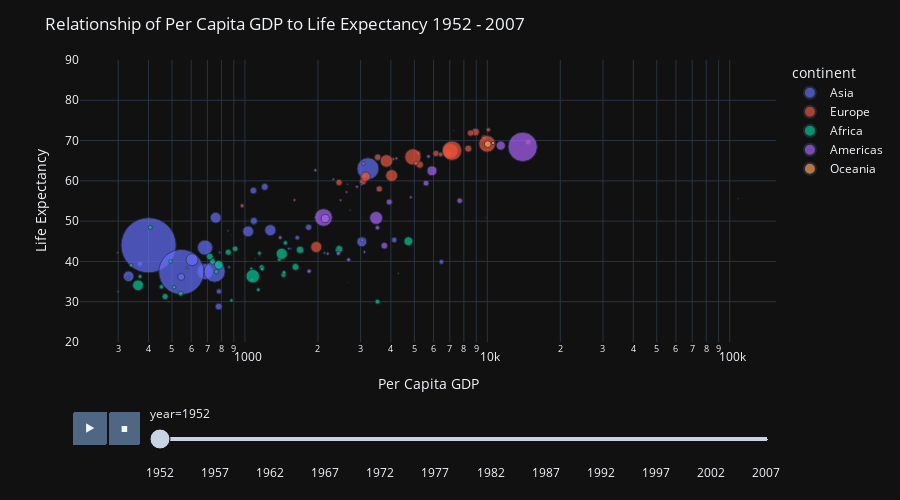

Write notebook code for a chart like this one.
### Code cell
fig = px.scatter(df,
                 x='gdpPercap',
                 y='lifeExp',
                 log_x=True,
                 color='continent',
                 size='pop',
                 size_max=60,
                 hover_name='country',
                 animation_frame='year',
                 labels = {'gdpPercap': 'Per Capita GDP', 'lifeExp': 'Life Expectancy' })

fig.update_layout(title='Relationship of Per Capita GDP to Life Expectancy 1952 - 2007',
                  height=500,
                  yaxis_range = [20, 90])

fig.show()

### Figure 1 — Plotly figure (JSON) as saved in the notebook; plotly's stock layout.template omitted (floating-point values rounded to 4 significant figures)
{"data": [{"hovertemplate": "<b>%{hovertext}</b><br><br>continent=Asia<br>year=1952<br>Per Capita GDP=%{x}<br>Life Expectancy=%{y}<br>pop=%{marker.size}<extra></extra>", "hovertext": ["Afghanistan", "Bahrain", "Bangladesh", "Cambodia", "China", "Hong Kong, China", "India", "Indonesia", "Iran", "Iraq", "Israel", "Japan", "Jordan", "Korea, Dem. Rep.", "Korea, Rep.", "Kuwait", "Lebanon", "Malaysia", "Mongolia", "Myanmar", "Nepal", "Oman", "Pakistan", "Philippines", "Saudi Arabia", "Singapore", "Sri Lanka", "Syria", "Taiwan", "Thailand", "Vietnam", "West Bank and Gaza", "Yemen, Rep."], "legendgroup": "Asia", "marker": {"color": "#636efa", "size": [8425333, 120447, 46886859, 4693836, 556263527, 2125900, 372000000, 82052000, 17272000, 5441766, 1620914, 86459025, 607914, 8865488, 20947571, 160000, 1439529, 6748378, 800663, 20092996, 9182536, 507833, 41346560, 22438691, 4005677, 1127000, 7982342, 3661549, 8550362, 21289402, 26246839, 1030585, 4963829], "sizemode": "area", "sizeref": 366300.0, "symbol": "circle"}, "mode": "markers", "name": "Asia", "orientation": "v", "showlegend": true, "x": [779.4, 9867.0, 684.2, 368.5, 400.4, 3054.0, 546.6, 749.7, 3035.0, 4130.0, 4087.0, 3217.0, 1547.0, 1088.0, 1031.0, 108400.0, 4835.0, 1831.0, 786.6, 331.0, 545.9, 1828.0, 684.6, 1273.0, 6460.0, 2315.0, 1084.0, 1643.0, 1207.0, 757.8, 605.1, 1516.0, 781.7], "xaxis": "x", "y": [28.8, 50.94, 37.48, 39.42, 44.0, 60.96, 37.37, 37.47, 44.87, 45.32, 65.39, 63.03, 43.16, 50.06, 47.45, 55.56, 55.93, 48.46, 42.24, 36.32, 36.16, 37.58, 43.44, 47.75, 39.88, 60.4, 57.59, 45.88, 58.5, 50.85, 40.41, 43.16, 32.55], "yaxis": "y", "type": "scatter"}, {"hovertemplate": "<b>%{hovertext}</b><br><br>continent=Europe<br>year=1952<br>Per Capita GDP=%{x}<br>Life Expectancy=%{y}<br>pop=%{marker.size}<extra></extra>", "hovertext": ["Albania", "Austria", "Belgium", "Bosnia and Herzegovina", "Bulgaria", "Croatia", "Czech Republic", "Denmark", "Finland", "France", "Germany", "Greece", "Hungary", "Iceland", "Ireland", "Italy", "Montenegro", "Netherlands", "Norway", "Poland", "Portugal", "Romania", "Serbia", "Slovak Republic", "Slovenia", "Spain", "Sweden", "Switzerland", "Turkey", "United Kingdom"], "legendgroup": "Europe", "marker": {"color": "#EF553B", "size": [1282697, 6927772, 8730405, 2791000, 7274900, 3882229, 9125183, 4334000, 4090500, 42459667, 69145952, 7733250, 9504000, 147962, 2952156, 47666000, 413834, 10381988, 3327728, 25730551, 8526050, 16630000, 6860147, 3558137, 1489518, 28549870, 7124673, 4815000, 22235677, 50430000], "sizemode": "area", "sizeref": 366300.0, "symbol": "circle"}, "mode": "markers", "name": "Europe", "orientation": "v", "showlegend": true, "x": [1601.0, 6137.0, 8343.0, 973.5, 2444.0, 3119.0, 6876.0, 9692.0, 6425.0, 7030.0, 7144.0, 3531.0, 5264.0, 7268.0, 5210.0, 4931.0, 2648.0, 8942.0, 10100.0, 4029.0, 3068.0, 3145.0, 3581.0, 5075.0, 4215.0, 3834.0, 8528.0, 14730.0, 1969.0, 9980.0], "xaxis": "x", "y": [55.23, 66.8, 68.0, 53.82, 59.6, 61.21, 66.87, 70.78, 66.55, 67.41, 67.5, 65.86, 64.03, 72.49, 66.91, 65.94, 59.16, 72.13, 72.67, 61.31, 59.82, 61.05, 58.0, 64.36, 65.57, 64.94, 71.86, 69.62, 43.59, 69.18], "yaxis": "y", "type": "scatter"}, {"hovertemplate": "<b>%{hovertext}</b><br><br>continent=Africa<br>year=1952<br>Per Capita GDP=%{x}<br>Life Expectancy=%{y}<br>pop=%{marker.size}<extra></extra>", "hovertext": ["Algeria", "Angola", "Benin", "Botswana", "Burkina Faso", "Burundi", "Cameroon", "Central African Republic", "Chad", "Comoros", "Congo, Dem. Rep.", "Congo, Rep.", "Cote d'Ivoire", "Djibouti", "Egypt", "Equatorial Guinea", "Eritrea", "Ethiopia", "Gabon", "Gambia", "Ghana", "Guinea", "Guinea-Bissau", "Kenya", "Lesotho", "Liberia", "Libya", "Madagascar", "Malawi", "Mali", "Mauritania", "Mauritius", "Morocco", "Mozambique", "Namibia", "Niger", "Nigeria", "Reunion", "Rwanda", "Sao Tome and Principe", "Senegal", "Sierra Leone", "Somalia", "South Africa", "Sudan", "Swaziland", "Tanzania", "Togo", "Tunisia", "Uganda", "Zambia", "Zimbabwe"], "legendgroup": "Africa", "marker": {"color": "#00cc96", "size": [9279525, 4232095, 1738315, 442308, 4469979, 2445618, 5009067, 1291695, 2682462, 153936, 14100005, 854885, 2977019, 63149, 22223309, 216964, 1438760, 20860941, 420702, 284320, 5581001, 2664249, 580653, 6464046, 748747, 863308, 1019729, 4762912, 2917802, 3838168, 1022556, 516556, 9939217, 6446316, 485831, 3379468, 33119096, 257700, 2534927, 60011, 2755589, 2143249, 2526994, 14264935, 8504667, 290243, 8322925, 1219113, 3647735, 5824797, 2672000, 3080907], "sizemode": "area", "sizeref": 366300.0, "symbol": "circle"}, "mode": "markers", "name": "Africa", "orientation": "v", "showlegend": true, "x": [2449.0, 3521.0, 1063.0, 851.2, 543.3, 339.3, 1173.0, 1071.0, 1179.0, 1103.0, 780.5, 2126.0, 1389.0, 2670.0, 1419.0, 375.6, 328.9, 362.1, 4293.0, 485.2, 911.3, 510.2, 299.9, 853.5, 298.8, 575.6, 2388.0, 1443.0, 369.2, 452.3, 743.1, 1968.0, 1688.0, 468.5, 2424.0, 761.9, 1077.0, 2719.0, 493.3, 879.6, 1450.0, 879.8, 1136.0, 4725.0, 1616.0, 1148.0, 716.7, 859.8, 1468.0, 734.8, 1147.0, 406.9], "xaxis": "x", "y": [43.08, 30.02, 38.22, 47.62, 31.98, 39.03, 38.52, 35.46, 38.09, 40.72, 39.14, 42.11, 40.48, 34.81, 41.89, 34.48, 35.93, 34.08, 37.0, 30.0, 43.15, 33.61, 32.5, 42.27, 42.14, 38.48, 42.72, 36.68, 36.26, 33.69, 40.54, 50.99, 42.87, 31.29, 41.73, 37.44, 36.32, 52.72, 40.0, 46.47, 37.28, 30.33, 32.98, 45.01, 38.63, 41.41, 41.22, 38.6, 44.6, 39.98, 42.04, 48.45], "yaxis": "y", "type": "scatter"}, {"hovertemplate": "<b>%{hovertext}</b><br><br>continent=Americas<br>year=1952<br>Per Capita GDP=%{x}<br>Life Expectancy=%{y}<br>pop=%{marker.size}<extra></extra>", "hovertext": ["Argentina", "Bolivia", "Brazil", "Canada", "Chile", "Colombia", "Costa Rica", "Cuba", "Dominican Republic", "Ecuador", "El Salvador", "Guatemala", "Haiti", "Honduras", "Jamaica", "Mexico", "Nicaragua", "Panama", "Paraguay", "Peru", "Puerto Rico", "Trinidad and Tobago", "United States", "Uruguay", "Venezuela"], "legendgroup": "Americas", "marker": {"color": "#ab63fa", "size": [17876956, 2883315, 56602560, 14785584, 6377619, 12350771, 926317, 6007797, 2491346, 3548753, 2042865, 3146381, 3201488, 1517453, 1426095, 30144317, 1165790, 940080, 1555876, 8025700, 2227000, 662850, 157553000, 2252965, 5439568], "sizemode": "area", "sizeref": 366300.0, "symbol": "circle"}, "mode": "markers", "name": "Americas", "orientation": "v", "showlegend": true, "x": [5911.0, 2677.0, 2109.0, 11370.0, 3940.0, 2144.0, 2627.0, 5587.0, 1398.0, 3522.0, 3048.0, 2428.0, 1840.0, 2195.0, 2899.0, 3478.0, 3112.0, 2480.0, 1952.0, 3759.0, 3082.0, 3023.0, 13990.0, 5717.0, 7690.0], "xaxis": "x", "y": [62.48, 40.41, 50.92, 68.75, 54.74, 50.64, 57.21, 59.42, 45.93, 48.36, 45.26, 42.02, 37.58, 41.91, 58.53, 50.79, 42.31, 55.19, 62.65, 43.9, 64.28, 59.1, 68.44, 66.07, 55.09], "yaxis": "y", "type": "scatter"}, {"hovertemplate": "<b>%{hovertext}</b><br><br>continent=Oceania<br>year=1952<br>Per Capita GDP=%{x}<br>Life Expectancy=%{y}<br>pop=%{marker.size}<extra></extra>", "hovertext": ["Australia", "New Zealand"], "legendgroup": "Oceania", "marker": {"color": "#FFA15A", "size": [8691212, 1994794], "sizemode": "area", "sizeref": 366300.0, "symbol": "circle"}, "mode": "markers", "name": "Oceania", "orientation": "v", "showlegend": true, "x": [10040.0, 10560.0], "xaxis": "x", "y": [69.12, 69.39], "yaxis": "y", "type": "scatter"}], "layout": {"xaxis": {"anchor": "y", "domain": [0.0, 1.0], "title": {"text": "Per Capita GDP"}, "type": "log"}, "yaxis": {"anchor": "x", "domain": [0.0, 1.0], "title": {"text": "Life Expectancy"}, "range": [20, 90]}, "legend": {"title": {"text": "continent"}, "tracegroupgap": 0, "itemsizing": "constant"}, "margin": {"t": 60}, "updatemenus": [{"buttons": [{"args": [null, {"frame": {"duration": 500, "redraw": false}, "mode": "immediate", "fromcurrent": true, "transition": {"duration": 500, "easing": "linear"}}], "label": "&#9654;", "method": "animate"}, {"args": [[null], {"frame": {"duration": 0, "redraw": false}, "mode": "immediate", "fromcurrent": true, "transition": {"duration": 0, "easing": "linear"}}], "label": "&#9724;", "method": "animate"}], "direction": "left", "pad": {"r": 10, "t": 70}, "showactive": false, "type": "buttons", "x": 0.1, "xanchor": "right", "y": 0, "yanchor": "top"}], "sliders": [{"active": 0, "currentvalue": {"prefix": "year="}, "len": 0.9, "pad": {"b": 10, "t": 60}, "steps": [{"args": [["1952"], {"frame": {"duration": 0, "redraw": false}, "mode": "immediate", "fromcurrent": true, "transition": {"duration": 0, "easing": "linear"}}], "label": "1952", "method": "animate"}, {"args": [["1957"], {"frame": {"duration": 0, "redraw": false}, "mode": "immediate", "fromcurrent": true, "transition": {"duration": 0, "easing": "linear"}}], "label": "1957", "method": "animate"}, {"args": [["1962"], {"frame": {"duration": 0, "redraw": false}, "mode": "immediate", "fromcurrent": true, "transition": {"duration": 0, "easing": "linear"}}], "label": "1962", "method": "animate"}, {"args": [["1967"], {"frame": {"duration": 0, "redraw": false}, "mode": "immediate", "fromcurrent": true, "transition": {"duration": 0, "easing": "linear"}}], "label": "1967", "method": "animate"}, {"args": [["1972"], {"frame": {"duration": 0, "redraw": false}, "mode": "immediate", "fromcurrent": true, "transition": {"duration": 0, "easing": "linear"}}], "label": "1972", "method": "animate"}, {"args": [["1977"], {"frame": {"duration": 0, "redraw": false}, "mode": "immediate", "fromcurrent": true, "transition": {"duration": 0, "easing": "linear"}}], "label": "1977", "method": "animate"}, {"args": [["1982"], {"frame": {"duration": 0, "redraw": false}, "mode": "immediate", "fromcurrent": true, "transition": {"duration": 0, "easing": "linear"}}], "label": "1982", "method": "animate"}, {"args": [["1987"], {"frame": {"duration": 0, "redraw": false}, "mode": "immediate", "fromcurrent": true, "transition": {"duration": 0, "easing": "linear"}}], "label": "1987", "method": "animate"}, {"args": [["1992"], {"frame": {"duration": 0, "redraw": false}, "mode": "immediate", "fromcurrent": true, "transition": {"duration": 0, "easing": "linear"}}], "label": "1992", "method": "animate"}, {"args": [["1997"], {"frame": {"duration": 0, "redraw": false}, "mode": "immediate", "fromcurrent": true, "transition": {"duration": 0, "easing": "linear"}}], "label": "1997", "method": "animate"}, {"args": [["2002"], {"frame": {"duration": 0, "redraw": false}, "mode": "immediate", "fromcurrent": true, "transition": {"duration": 0, "easing": "linear"}}], "label": "2002", "method": "animate"}, {"args": [["2007"], {"frame": {"duration": 0, "redraw": false}, "mode": "immediate", "fromcurrent": true, "transition": {"duration": 0, "easing": "linear"}}], "label": "2007", "method": "animate"}], "x": 0.1, "xanchor": "left", "y": 0, "yanchor": "top"}], "title": {"text": "Relationship of Per Capita GDP to Life Expectancy 1952 - 2007"}, "height": 500}}
